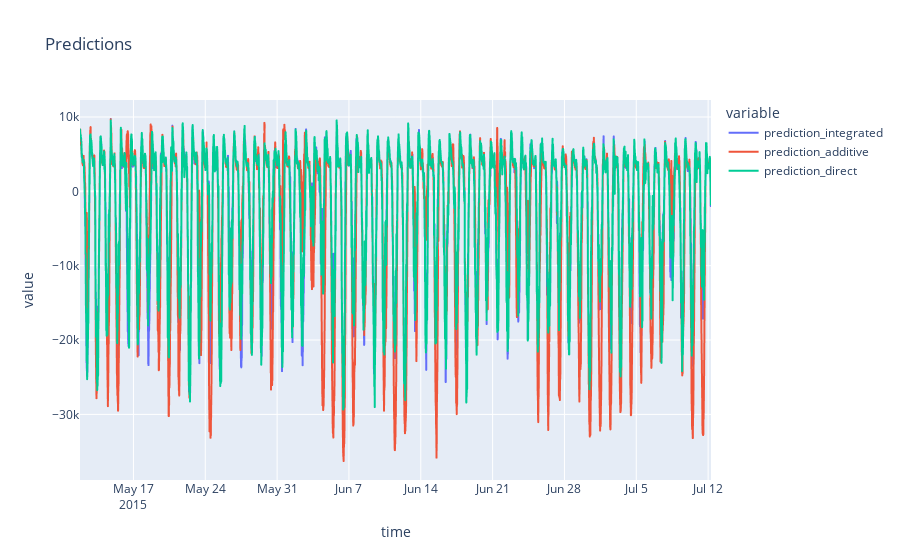

Notebook code cell kept with this figure:
### Code cell
df_predictions = pd.concat(predictions_per_model.values(), axis=1)

px.line(df_predictions, title='Predictions')

### Figure 1 — Plotly figure (JSON) as saved in the notebook; plotly's stock layout.template omitted (floating-point values rounded to 4 significant figures; data arrays with more than 128 entries replaced by an {"elided": "..."} marker saying what was removed)
{"data": [{"hovertemplate": "variable=prediction_integrated<br>time=%{x}<br>value=%{y}<extra></extra>", "legendgroup": "prediction_integrated", "line": {"color": "#636efa", "dash": "solid"}, "marker": {"symbol": "circle"}, "mode": "lines", "name": "prediction_integrated", "showlegend": true, "type": "scattergl", "x": {"elided": "5904 str values"}, "xaxis": "x", "y": {"elided": "5904 float values"}, "yaxis": "y"}, {"hovertemplate": "variable=prediction_additive<br>time=%{x}<br>value=%{y}<extra></extra>", "legendgroup": "prediction_additive", "line": {"color": "#EF553B", "dash": "solid"}, "marker": {"symbol": "circle"}, "mode": "lines", "name": "prediction_additive", "showlegend": true, "type": "scattergl", "x": {"elided": "5904 str values"}, "xaxis": "x", "y": {"elided": "5904 float values"}, "yaxis": "y"}, {"hovertemplate": "variable=prediction_direct<br>time=%{x}<br>value=%{y}<extra></extra>", "legendgroup": "prediction_direct", "line": {"color": "#00cc96", "dash": "solid"}, "marker": {"symbol": "circle"}, "mode": "lines", "name": "prediction_direct", "showlegend": true, "type": "scattergl", "x": {"elided": "5904 str values"}, "xaxis": "x", "y": {"elided": "5904 float values"}, "yaxis": "y"}], "layout": {"legend": {"title": {"text": "variable"}, "tracegroupgap": 0}, "title": {"text": "Predictions"}, "xaxis": {"anchor": "y", "domain": [0, 1], "title": {"text": "time"}}, "yaxis": {"anchor": "x", "domain": [0, 1], "title": {"text": "value"}}}}
